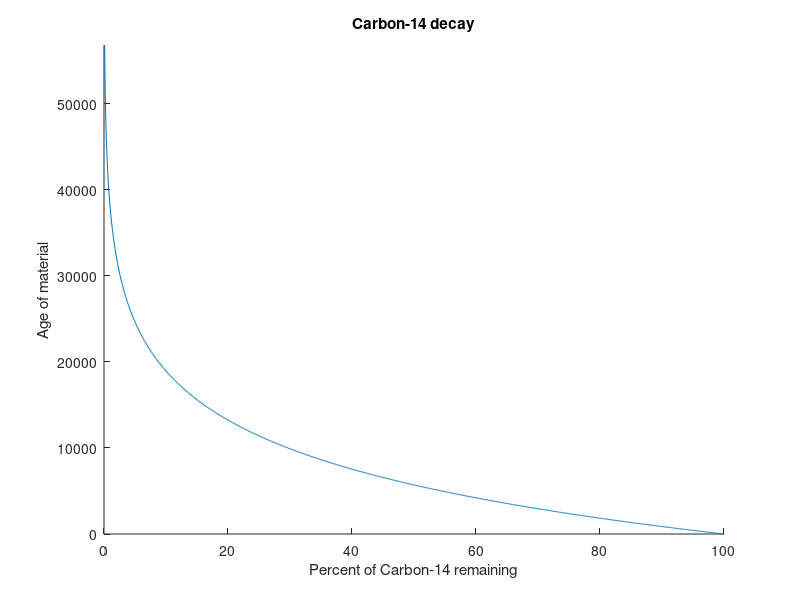

This figure's MATLAB source:
% Exercise 7D
clear
clc

N0 = 1000;
N = 1:N0;
t_half = 5700;
lambda = log(2)/t_half;
t = (-1/lambda)*log(N/N0);
hold on
plot(N/N0*100,t);
title('Carbon-14 decay');
xlabel('Percent of Carbon-14 remaining');
ylabel('Age of material');
xlim([0,100]);
ylim([0,max(t)]);
[x,y] = ginput(1);
fprintf('The woolen mammoth is evidently %.1f years old\n', y);